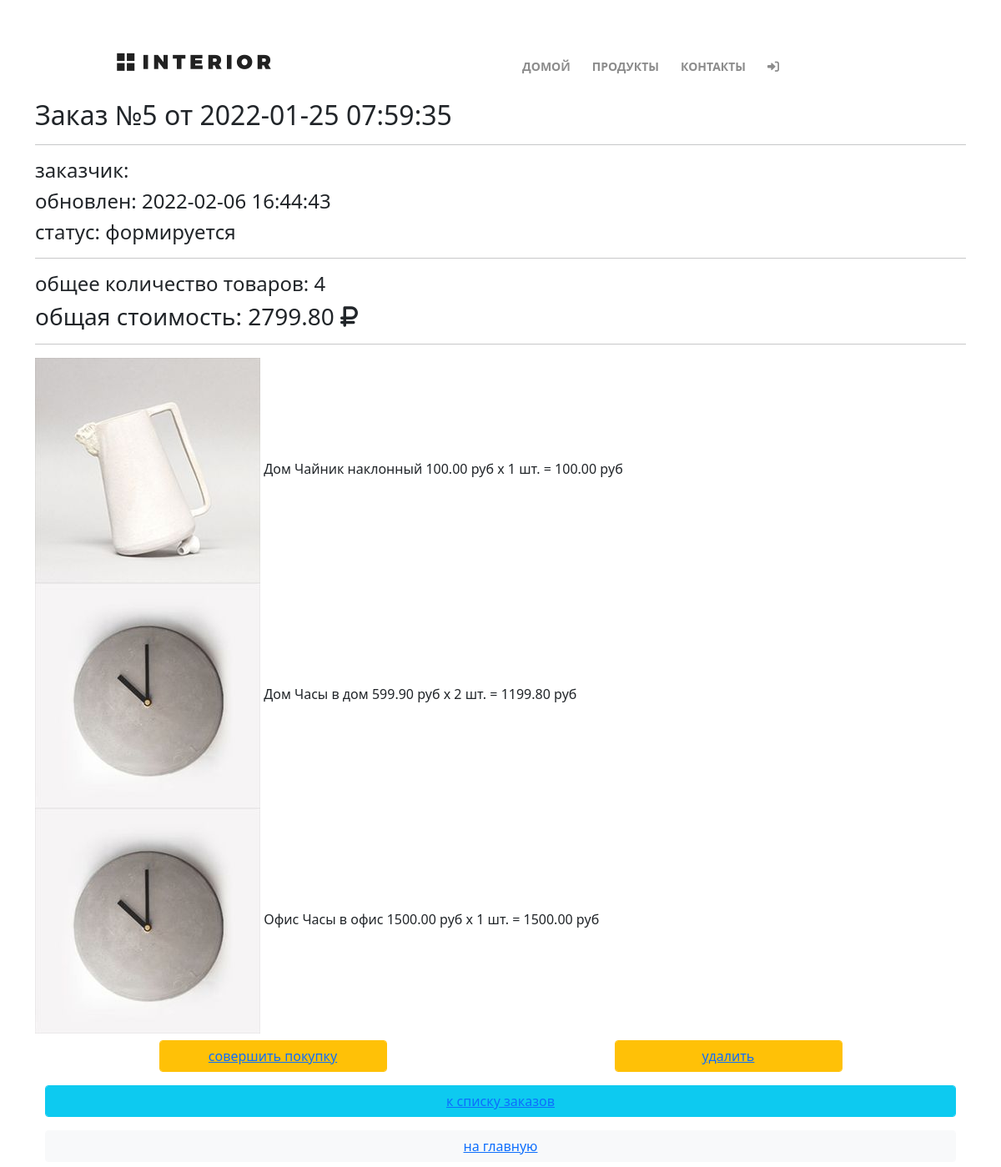
Page /order/read/5/ (upper part) on the earlier database version.
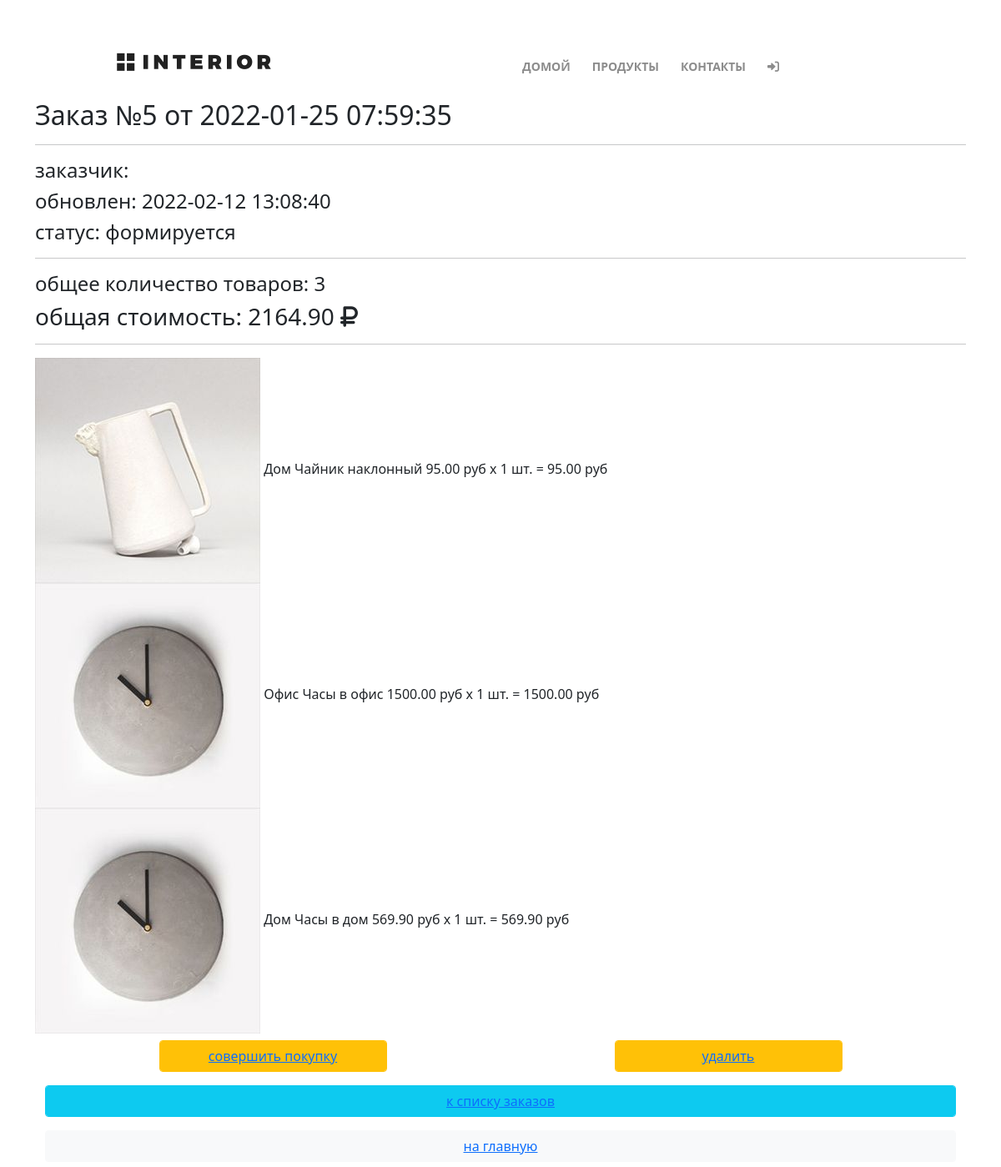
Same page on the later database version.
### ordersapp/models.py (models this page shows, shortened)
class Order(models.Model):
    FORMING = 'FM'
    SENT_TO_PROCEED = 'STP'
    PROCEEDED = 'PRD'
    PAID = 'PD'
    READY = 'RDY'
    CANCEL = 'CNC'
    ORDER_STATUS_CHOICES = (
        (FORMING, 'формируется'),
        (SENT_TO_PROCEED, 'отправлен в обработку'),
        (PAID, 'оплачен'),
        (PROCEEDED, 'обрабатывается'),
        (READY, 'готов к выдаче'),
        (CANCEL, 'отменен'),
    )
    user = models.ForeignKey(settings.AUTH_USER_MODEL, on_delete=models.CASCADE)
    created = models.DateTimeField(verbose_name='создан', auto_now_add=True)
    updated = models.DateTimeField(verbose_name='обновлен', auto_now=True)
    status = models.CharField(verbose_name='статус',
                              max_length=3,
                              choices=ORDER_STATUS_CHOICES,
                              default=FORMING)
    is_active = models.BooleanField(verbose_name='активен', db_index=True, default=True)
    class Meta:
        ordering = ('-created',)
        verbose_name = 'заказ'
        verbose_name_plural = 'заказы'
    @cached_property
    def get_items_cached(self):
        return self.orderitems.select_related()
    def get_summary(self):
        items = self.get_items_cached
        return {
            'total_cost': sum(list(map(lambda x: x.quantity * x.product.price, items))),
            'total_quantity': sum(list(map(lambda x: x.quantity, items)))
        }

class OrderItem(models.Model):
    order = models.ForeignKey(Order,
                              related_name="orderitems",
                              on_delete=models.CASCADE)
    product = models.ForeignKey(Product,
                                verbose_name='продукт',
                                on_delete=models.CASCADE)
    quantity = models.PositiveIntegerField(verbose_name='количество',
                                           default=0)
    def get_product_cost(self):
        return self.product.price * self.quantity

### productsapp/models.py (models this page shows, shortened)
class Product(models.Model):
    category = models.ForeignKey(ProductCategory, on_delete=models.CASCADE)
    name = models.CharField(verbose_name='имя продукта', max_length=128)
    image = models.ImageField(upload_to='products_images', blank=True)
    short_desc = models.CharField(verbose_name='краткое описание продукта', max_length=60, blank=True)
    description = models.TextField(verbose_name='описание продукта', blank=True)
    price = models.DecimalField(verbose_name='цена продукта', max_digits=8, decimal_places=2, default=0)
    quantity = models.PositiveIntegerField(verbose_name='количество на складе', default=0)
    is_active = models.BooleanField(verbose_name='активный', db_index=True, default=True)

class ProductCategory (models.Model):
    name = models.CharField(verbose_name='имя', max_length=64, unique=True)
    description = models.TextField(verbose_name='описание', blank=True)
    create_at = models.DateTimeField(verbose_name='создано', auto_now_add=True)
    update_at = models.DateTimeField(verbose_name='обновлено', auto_now=True)
    is_active = models.BooleanField(verbose_name='активный', db_index=True, default=True)

### ordersapp/views.py (the view)
# urls.py: path('read/<int:pk>/', ordersapp.OrderRead.as_view(), name='order_read'),
class OrderRead(DetailView):
    model = Order
    extra_context = {'title': 'заказ/просмотр'}

### adminapp/templatetags/my_tags.py (called while the page is built)
def media_folder_products(string):
    if not string:
        string = 'products_images/default.png'
    return f'{settings.MEDIA_URL}{string}'

### mainapp/context_processors.py (called while the page is built)
def basket(request):
    basket = []
    if request.user.is_authenticated:
        basket = Basket.objects.filter(user=request.user).select_related()
    return {
        'basket': basket,
    }

### ordersapp/templates/ordersapp/order_detail.html (shortened to what this page needs)
{% extends 'mainapp/base.html' %}
{% load static %}
{% load my_tags %}
{% block css %}
    <link href="https://cdn.jsdelivr.net/npm/bootstrap@5.0.0-beta3/dist/css/bootstrap.min.css" rel="stylesheet">
{% endblock %}
{% block mainmenu %}
    <div class="hero-white">
        <div class="header clearfix">
            {% include 'mainapp/includes/inc_mainmenu.html' %}
        </div>
    </div>
{% endblock %}
{% block content %}
   {% include 'ordersapp/includes/inc_order_summary.html' %}
   <div class="basket_list">
       {% for item in object.orderitems.select_related %}
           <div class="basket_record">
               <img src="{{ item.product.image|media_folder_products }}"
                    alt="{{ item.product.short_desc }}">
               <span class="category_name">
                   {{ item.product.category.name }}
               </span>
               <span class="product_name">{{ item.product.name }}</span>
               <span class="product_price">
                   {{ item.product.price }}&nbspруб
               </span>
               <span class="product_quantitiy">
                   x {{ item.quantity }} шт.
               </span>
               <span class="product_cost">
                    = {{ item.get_product_cost }}&nbspруб
               </span>
           </div>
       {% endfor %}
   </div>
   {% include 'ordersapp/includes/inc_order_actions.html' %}
{% endblock %}

### ordersapp/templates/ordersapp/includes/inc_order_summary.html (shortened to what this page needs)
{% if object %}
   <div class="h2">Заказ №{{ object.pk }} от {{ object.created|date:"Y-m-d H:i:s" }}</div>
   <hr>
   <div class="h4">заказчик: {{ user.last_name }} {{ user.first_name }} </div>
   <div class="h4">обновлен: {{ object.updated|date:"Y-m-d H:i:s" }}</div>
   <div class="h4">cтатус: {{ object.get_status_display }}</div>
   <hr>
    {% with object_summary=object.get_summary %}
    <div class="h4">
       общее количество товаров: <span class="order_total_quantity">{{ object_summary.total_quantity }}</span>
   </div>
   <div class="h3">
       общая стоимость: <span class="order_total_cost">{{ object_summary.total_cost }}</span> <i class="fas fa-ruble-sign"></i>
   </div>
    {% endwith %}
{% endif %}
<hr>

Differences in the rows shown:
removed OrderItem: product.image|media_folder_products (picture), product.category.name "Дом", product.name "Часы в дом", product.price "599.90", quantity "2", get_product_cost "1199.80"
changed Order "формируется": updated "2022-02-06 16:44:43" → "2022-02-12 13:08:40"
changed through a linked row, OrderItem "Чайник наклонный": product.price "100.00" → "95.00"; get_product_cost "100.00" → "95.00"
added OrderItem: product.image|media_folder_products (picture), product.category.name "Дом", product.name "Часы в дом", product.price "569.90", quantity "1", get_product_cost "569.90"
Other differences:
{{ object_summary.total_quantity }}: "4" → "3"
{{ object_summary.total_cost }}: "2799.80" → "2164.90"
